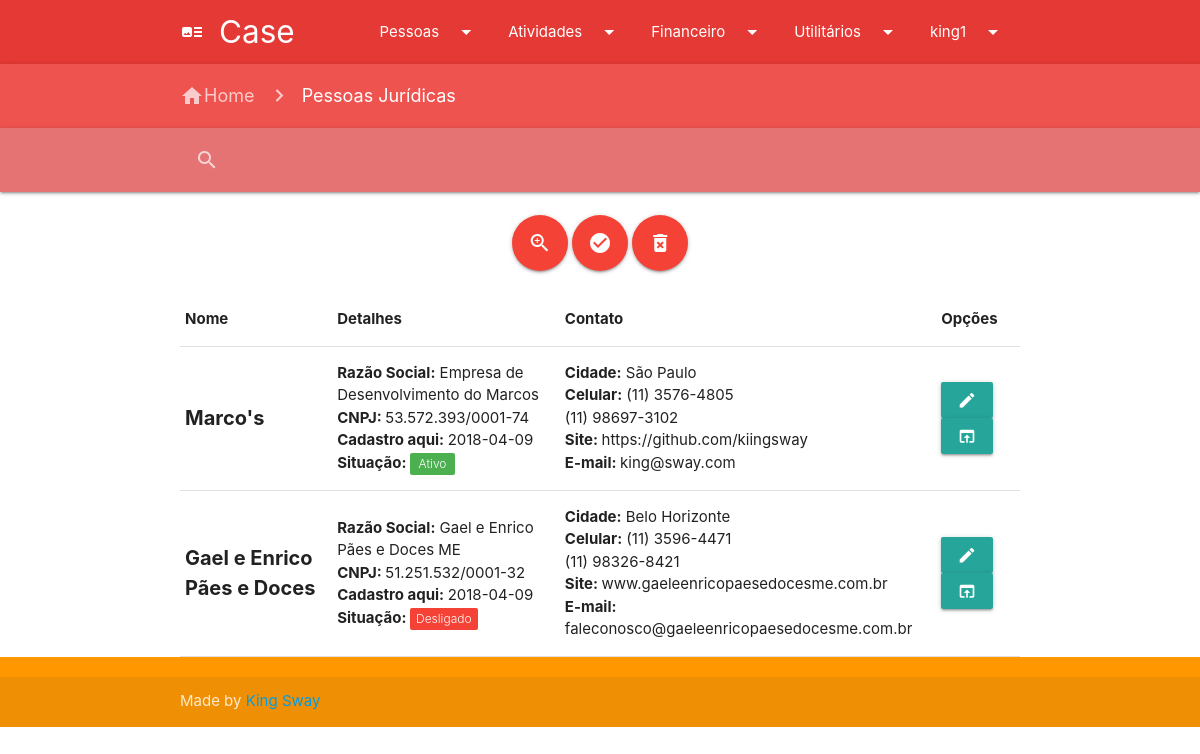
The page /pj.php (signed in) on the database its author committed.
### tables this page shows
CREATE TABLE `pj` (
  `id` int(255) NOT NULL,
  `nome_fantasia` varchar(255) NOT NULL,
  `razao_social` varchar(255) NOT NULL,
  `cnpj` varchar(255) NOT NULL,
  `site` varchar(255) DEFAULT NULL,
  `email` varchar(255) DEFAULT NULL,
  `telefone1` varchar(255) NOT NULL,
  `situacao` int(1) NOT NULL,
  `cadastroaqui` date NOT NULL,
  `telefone2` varchar(255) DEFAULT NULL,
  `cidade` varchar(255) NOT NULL,
  `estado` varchar(2) NOT NULL
);

### pj.php (the view, shortened to what this page needs)
<!DOCTYPE html>
<html>
  <head>
    <link href="css/materialize.css" type="text/css" rel="stylesheet" media="screen,projection"/>
    <link href="css/style.css" type="text/css" rel="stylesheet" media="screen,projection"/>
  </head>
<body>
		<?php require_once ("padroes/navigation.php"); ?>
    <nav class="red lighten-1" role="navigation">
      <div class="nav-wrapper container">
        <a href="index.php" class="breadcrumb"><i class="material-icons">home</i>Home</a>
        <a class="breadcrumb">Pessoas Jurídicas</a>
      </div>
    </nav>
    <?php require_once ("padroes/search.php"); ?>
    <br><div class="container center">
      <a class="btn-floating btn-large waves-effect waves-light red modal-trigger hoverable tooltipped" data-position="top" data-tooltip="Busca avançada" href="#modal1"><i class="material-icons">zoom_in</i></a>
      <a class="btn-floating btn-large waves-effect waves-light red hoverable tooltipped" data-position="top" data-tooltip="Marcar todos"><i class="material-icons">check_circle</i></a>
      <a class="btn-floating btn-large waves-effect waves-light red hoverable modal-trigger tooltipped" data-position="top" data-tooltip="Apagar" href="#modalApagar"><i class="material-icons">delete_forever</i></a><br><br>
        <table id="table">
      <tr class="hoverable">
        <th>Nome</th>
        <th>Detalhes</th>
        <th>Contato</th>
        <th>Opções</th>
      </tr>
      <?php
        $db = mysqli_connect('localhost', 'root', '', 'dbpessoas');
        $user_check_query = "SELECT nome_fantasia, razao_social, cnpj, site, email, telefone1, telefone2, situacao, cadastroaqui, cidade, estado FROM pj";
        $result = mysqli_query($db, $user_check_query);
        while ($user = mysqli_fetch_assoc($result)){ ?>
        <tr class="hoverable">
          <td style="font-size: 20px; font-weight: bold;"><?php echo $user['nome_fantasia'] ?></td>
          <td><b>Razão Social:</b> <?php echo $user['razao_social'] ?><br><b>CNPJ: </b><?php echo $user['cnpj']?><br><b>Cadastro aqui: </b><?php echo $user['cadastroaqui']?><br><b>Situação: </b><?php if ($user['situacao'] == 0) { echo '<span data-badge-caption="Desligado" class="new badge red">'; }
            if ($user['situacao'] == 1) { echo '<span data-badge-caption="Ativo" class="new badge green">'; } ?> </span></td>
          <td><b>Cidade:</b> <?php echo $user['cidade']?><br><b>Celular:</b> <?php echo $user['telefone1']?><br><?php echo $user['telefone2']?><br><b>Site: </b> <?php echo $user['site'] ?><br><b>E-mail: </b><?php echo $user['email']?><br></td>
          <td class="hoverable"><a class="btn tooltipped" data-tooltip="Editar" href="#"><i class="material-icons">edit</i></a>
          <a class="btn tooltipped" data-tooltip="Acessar ABCDI" href="#"><i class="material-icons">open_in_browser</i></a></td>
        </tr>
      <?php
      }
      ?>
    </table>
    </div>
    <?php require_once("padroes/footer.php") ?>
</body>
</html>

### rows shown on the page
pj: nome_fantasia "Marco's", razao_social "Empresa de Desenvolvimento do Marcos", cnpj "53.572.393/0001-74", cadastroaqui "2018-04-09", situacao 1 (drawn), cidade "São Paulo", telefone1 "(11) 3576-4805", telefone2 "(11) 98697-3102", site "https://github.com/kiingsway", email "king@sway.com"
pj: nome_fantasia "Gael e Enrico Pães e Doces", razao_social "Gael e Enrico Pães e Doces ME", cnpj "51.251.532/0001-32", cadastroaqui "2018-04-09", situacao 0 (drawn), cidade "Belo Horizonte", telefone1 "(11) 3596-4471", telefone2 "(11) 98326-8421", site "www.gaeleenricopaesedocesme.com.br", email "faleconosco@gaeleenricopaesedocesme.com.br"

### other values the page prints
$_SESSION['usuario'] "king1"
